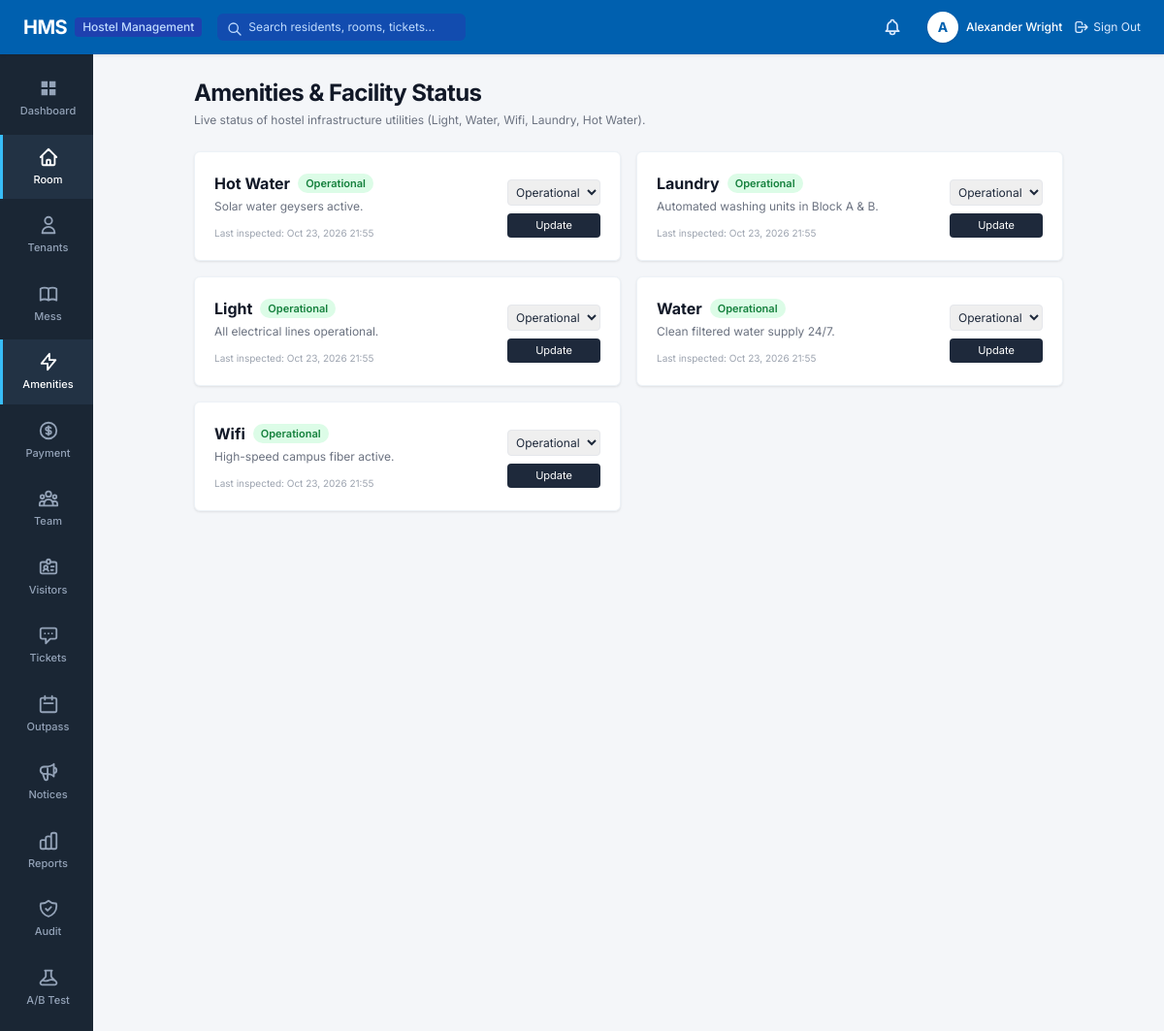
Page /rooms/amenities/ (signed in) on the committed database.
### apps/accounts/models.py (models this page shows, shortened)
class User(AbstractUser):
    class Role(models.TextChoices):
        ADMIN = 'ADMIN', 'System Administrator'
        WARDEN = 'WARDEN', 'Hostel Manager / Warden'
        ACCOUNTS = 'ACCOUNTS', 'Accounts Staff'
        MAINTENANCE = 'MAINTENANCE', 'Maintenance Staff'
        RESIDENT = 'RESIDENT', 'Resident'
    role = models.CharField(
        max_length=20,
        choices=Role.choices,
        default=Role.RESIDENT,
        help_text="Designates the user's role and permission scope in HMS."
    )
    phone_number = models.CharField(max_length=20, blank=True, null=True)
    profile_picture = models.ImageField(upload_to='profiles/', blank=True, null=True)
    class Meta:
        verbose_name = 'User'
        verbose_name_plural = 'Users'
        ordering = ['username']
    @property
    def is_admin_user(self):
        return self.role == self.Role.ADMIN or self.is_superuser
    @property
    def is_resident(self):
        return self.role == self.Role.RESIDENT
    @property
    def is_staff_member(self):
        return self.role in [self.Role.ADMIN, self.Role.WARDEN, self.Role.ACCOUNTS, self.Role.MAINTENANCE]

### apps/rooms/models.py (models this page shows, shortened)
class Amenity(models.Model):
    class Status(models.TextChoices):
        OPERATIONAL = 'OPERATIONAL', 'Operational'
        DEGRADED = 'DEGRADED', 'Minor Issue'
        OUTAGE = 'OUTAGE', 'Outage / Maintenance'
    name = models.CharField(max_length=100, unique=True, help_text="e.g. Light, Water, Wifi, Laundry, Hot Water")
    icon = models.CharField(max_length=50, default='lightbulb', help_text="Icon identifier")
    status = models.CharField(max_length=20, choices=Status.choices, default=Status.OPERATIONAL)
    description = models.CharField(max_length=255, blank=True)
    last_inspected = models.DateTimeField(auto_now=True)
    class Meta:
        verbose_name_plural = 'Amenities'
        ordering = ['name']

### apps/rooms/views.py (the view)
# urls.py: path('amenities/', views.amenity_list_view, name='amenity_list'),
@login_required
def amenity_list_view(request):
    amenities = Amenity.objects.all()
    return render(request, 'rooms/amenity_list.html', {'amenities': amenities})

### apps/notifications/context_processors.py (called while the page is built)
def notifications_context(request):
    if request.user.is_authenticated:
        unread_count = InAppNotification.objects.filter(recipient=request.user, is_read=False).count()
        recent_notifs = InAppNotification.objects.filter(recipient=request.user).order_by('-created_at')[:5]
        return {
            'unread_notifications_count': unread_count,
            'recent_notifications': recent_notifs,
        }
    return {
        'unread_notifications_count': 0,
        'recent_notifications': [],
    }

### templates/rooms/amenity_list.html (shortened to what this page needs)
{% extends 'base.html' %}
{% block content %}
<div class="max-w-4xl mx-auto space-y-6">
    <div class="flex items-center justify-between">
        <div>
            <h1 class="text-2xl font-bold tracking-tight text-gray-900">Amenities & Facility Status</h1>
            <p class="text-xs text-gray-500 mt-1">Live status of hostel infrastructure utilities (Light, Water, Wifi, Laundry, Hot Water).</p>
        </div>
    </div>
    <div class="grid grid-cols-1 md:grid-cols-2 gap-4">
        {% for amenity in amenities %}
        <div class="hms-card p-5 flex items-start justify-between">
            <div class="space-y-1">
                <div class="flex items-center space-x-2">
                    <span class="font-bold text-gray-900 text-base">{{ amenity.name }}</span>
                    {% if amenity.status == 'OPERATIONAL' %}
                    <span class="badge badge-success">Operational</span>
                    {% elif amenity.status == 'DEGRADED' %}
                    <span class="badge badge-warning">Minor Issue</span>
                    {% else %}
                    <span class="badge badge-danger">Outage / In Maintenance</span>
                    {% endif %}
                </div>
                <p class="text-xs text-gray-500">{{ amenity.description|default:"All facility checks normal." }}</p>
                <div class="text-[10px] text-gray-400 pt-2">Last inspected: {{ amenity.last_inspected|date:"M d, Y H:i" }}</div>
            </div>
            {% if request.user.is_staff_member %}
            <form method="POST" action="{% url 'rooms:amenity_toggle' amenity.id %}" class="flex flex-col space-y-2">
                <select name="status" class="text-xs border rounded p-1">
                    <option value="OPERATIONAL" {% if amenity.status == 'OPERATIONAL' %}selected{% endif %}>Operational</option>
                </select>
                <button type="submit" class="px-2.5 py-1 bg-slate-800 text-white text-[11px] rounded hover:bg-slate-700">
                    Update
                </button>
            </form>
            {% endif %}
        </div>
        {% endfor %}
    </div>
</div>
{% endblock %}

### templates/base.html (shortened to what this page needs)
{% load static %}
<!DOCTYPE html>
<html lang="en">
<head>
    <script src="https://cdn.tailwindcss.com"></script>
    <link rel="stylesheet" href="{% static 'css/hms.css' %}">
</head>
<body class="bg-[#f4f6f9] text-[#1e293b] flex flex-col min-h-screen">
    <header class="hms-header flex items-center justify-between px-6 text-white sticky top-0 z-50">
        <div class="flex items-center space-x-4">
            <a href="{% url 'accounts:dashboard' %}" class="flex items-center space-x-2 text-white hover:opacity-90 transition">
                <span class="text-xl font-bold tracking-tight">HMS</span>
                <span class="text-xs bg-blue-800 text-blue-200 px-2 py-0.5 rounded font-medium">Hostel Management</span>
            </a>
            <form action="{% url 'reports:global_search' %}" method="GET" class="hidden md:flex items-center ml-6">
                <div class="relative">
                    <input type="text" name="q" placeholder="Search residents, rooms, tickets..."
                           class="bg-blue-800/60 text-white placeholder-blue-200 text-xs rounded-md px-3 py-1.5 pl-8 focus:outline-none focus:ring-1 focus:ring-white w-64 transition">
                    <svg class="w-4 h-4 text-blue-200 absolute left-2.5 top-2" fill="none" stroke="currentColor" viewBox="0 0 24 24">
                        <path stroke-linecap="round" stroke-linejoin="round" stroke-width="2" d="M21 21l-6-6m2-5a7 7 0 11-14 0 7 7 0 0114 0z"></path>
                    </svg>
                </div>
            </form>
        </div>
        <div class="flex items-center space-x-5">
            <a href="{% url 'notifications:notification_list' %}" class="relative p-1.5 text-blue-100 hover:text-white hover:bg-blue-800 rounded-full transition" title="Notifications">
            </a>
            <div class="flex items-center space-x-3">
                <a href="{% url 'accounts:profile' %}" class="flex items-center space-x-2 text-white hover:opacity-90">
                    <div class="w-8 h-8 rounded-full bg-white text-hmsblue font-bold flex items-center justify-center text-sm shadow">
                        {{ request.user.first_name|default:request.user.username|make_list|first|upper }}
                    </div>
                    <span class="hidden sm:inline text-xs font-medium">{{ request.user.get_full_name|default:request.user.username }}</span>
                </a>
                <a href="{% url 'accounts:logout' %}" class="text-xs text-blue-100 hover:text-white hover:underline flex items-center space-x-1 ml-2">
                    <svg class="w-4 h-4" fill="none" stroke="currentColor" viewBox="0 0 24 24">
                        <path stroke-linecap="round" stroke-linejoin="round" stroke-width="2" d="M17 16l4-4m0 0l-4-4m4 4H7m6 4v1a3 3 0 01-3 3H6a3 3 0 01-3-3V7a3 3 0 013-3h4a3 3 0 013 3v1"></path>
                    </svg>
                    <span>Sign Out</span>
                </a>
            </div>
        </div>
    </header>
    <div class="flex flex-1">
        <aside class="hms-sidebar flex flex-col py-3 select-none">
            <nav class="space-y-1">
                <a href="{% url 'accounts:dashboard' %}" class="hms-nav-item {% if request.resolver_match.app_name == 'accounts' and request.resolver_match.url_name == 'hostel_dashboard' %}active{% endif %}">
                    <svg fill="currentColor" viewBox="0 0 24 24">
                        <path d="M4 4h7v7H4V4zm9 0h7v7h-7V4zm-9 9h7v7H4v-7zm9 0h7v7h-7v-7z"/>
                    </svg>
                    <span>Dashboard</span>
                </a>
                <a href="{% url 'rooms:room_list' %}" class="hms-nav-item {% if request.resolver_match.app_name == 'rooms' %}active{% endif %}">
                    <svg fill="none" stroke="currentColor" stroke-width="2" viewBox="0 0 24 24">
                        <path stroke-linecap="round" stroke-linejoin="round" d="M3 12l2-2m0 0l7-7 7 7M5 10v10a1 1 0 001 1h3m10-11l2 2m-2-2v10a1 1 0 01-1 1h-3m-6 0a1 1 0 001-1v-4a1 1 0 011-1h2a1 1 0 011 1v4a1 1 0 001 1m-6 0h6"/>
                    </svg>
                    <span>Room</span>
                </a>
                {% if not request.user.is_resident %}
                <a href="{% url 'residents:resident_list' %}" class="hms-nav-item {% if request.resolver_match.app_name == 'residents' and request.resolver_match.url_name != 'resident_dashboard' %}active{% endif %}">
                    <svg fill="none" stroke="currentColor" stroke-width="2" viewBox="0 0 24 24">
                        <path stroke-linecap="round" stroke-linejoin="round" d="M16 7a4 4 0 11-8 0 4 4 0 018 0zM12 14a7 7 0 00-7 7h14a7 7 0 00-7-7z"/>
                    </svg>
                    <span>Tenants</span>
                </a>
                {% endif %}
                <a href="{% url 'dining:meal_menu' %}" class="hms-nav-item {% if request.resolver_match.app_name == 'dining' %}active{% endif %}">
                    <span>Mess</span>
                </a>
                <a href="{% url 'rooms:amenity_list' %}" class="hms-nav-item {% if request.resolver_match.url_name == 'amenity_list' %}active{% endif %}">
                    <svg fill="none" stroke="currentColor" stroke-width="2" viewBox="0 0 24 24">
                        <path stroke-linecap="round" stroke-linejoin="round" d="M13 10V3L4 14h7v7l9-11h-7z"/>
                    </svg>
                    <span>Amenities</span>
                </a>
                <a href="{% url 'finance:payment_list' %}" class="hms-nav-item {% if request.resolver_match.app_name == 'finance' %}active{% endif %}">
                    <svg fill="none" stroke="currentColor" stroke-width="2" viewBox="0 0 24 24">
                        <path stroke-linecap="round" stroke-linejoin="round" d="M12 8c-1.657 0-3 .895-3 2s1.343 2 3 2 3 .895 3 2-1.343 2-3 2m0-8c1.11 0 2.08.402 2.599 1M12 8V7m0 1v8m0 0v1m0-1c-1.11 0-2.08-.402-2.599-1M21 12a9 9 0 11-18 0 9 9 0 0118 0z"/>
                    </svg>
                    <span>Payment</span>
                </a>
                {% if request.user.is_admin_user %}
                <a href="{% url 'accounts:user_list' %}" class="hms-nav-item {% if request.resolver_match.url_name == 'user_list' %}active{% endif %}">
                    <span>Team</span>
                </a>
                {% endif %}
                <a href="{% url 'visitors:visitor_list' %}" class="hms-nav-item {% if request.resolver_match.app_name == 'visitors' %}active{% endif %}">
                    <span>Visitors</span>
                </a>
                <a href="{% url 'complaints:complaint_list' %}" class="hms-nav-item {% if request.resolver_match.app_name == 'complaints' %}active{% endif %}">
                    <svg fill="none" stroke="currentColor" stroke-width="2" viewBox="0 0 24 24">
                        <path stroke-linecap="round" stroke-linejoin="round" d="M8 10h.01M12 10h.01M16 10h.01M9 16H5a2 2 0 01-2-2V6a2 2 0 012-2h14a2 2 0 012 2v8a2 2 0 01-2 2h-5l-5 5v-5z"/>
                    </svg>
                    <span>Tickets</span>
                </a>
                <a href="{% url 'attendance:outpass_list' %}" class="hms-nav-item {% if request.resolver_match.app_name == 'attendance' %}active{% endif %}">
                    <svg fill="none" stroke="currentColor" stroke-width="2" viewBox="0 0 24 24">
                        <path stroke-linecap="round" stroke-linejoin="round" d="M8 7V3m8 4V3m-9 8h10M5 21h14a2 2 0 002-2V7a2 2 0 00-2-2H5a2 2 0 00-2 2v12a2 2 0 002 2z"/>
                    </svg>
                    <span>Outpass</span>
                </a>
                <a href="{% url 'notices:notice_list' %}" class="hms-nav-item {% if request.resolver_match.app_name == 'notices' %}active{% endif %}">
                    <span>Notices</span>
                </a>
                {% if not request.user.is_resident %}
                <a href="{% url 'reports:reports_overview' %}" class="hms-nav-item {% if request.resolver_match.app_name == 'reports' %}active{% endif %}">
                    <span>Reports</span>
                </a>
                {% endif %}
                {% if request.user.is_admin_user %}
                <a href="{% url 'audit:audit_list' %}" class="hms-nav-item {% if request.resolver_match.app_name == 'audit' %}active{% endif %}">
                    <span>Audit</span>
                </a>
                <a href="{% url 'abtesting:ab_dashboard' %}" class="hms-nav-item {% if request.resolver_match.app_name == 'abtesting' %}active{% endif %}">
                    <span>A/B Test</span>
                </a>
                {% endif %}
            </nav>
        </aside>
        <main class="hms-main-content">
            {% block content %}{% endblock %}
        </main>
    </div>
</body>
</html>

### static/css/hms.css (style rules this page uses)
:root { --hms-blue-header: #0060af; --hms-blue-hover: #005096; --hms-sidebar-bg: #1a2634; --hms-sidebar-hover: #223244; --hms-sidebar-active: #0060af; --hms-page-bg: #f4f6f9; --hms-card-bg: #ffffff; --hms-text-main: #1e293b; --hms-text-muted: #64748b; --hms-green: #16a34a; --hms-red: #dc2626; --hms-amber: #d97706; }
body { background-color: var(--hms-page-bg); color: var(--hms-text-main); font-family: 'Inter', -apple-system, BlinkMacSystemFont, "Segoe UI", Roboto, sans-serif; margin: 0; padding: 0; min-height: 100vh; }
.hms-header { background-color: var(--hms-blue-header); height: 56px; box-shadow: 0 1px 3px rgba(0, 0, 0, 0.1); }
.hms-sidebar { background-color: var(--hms-sidebar-bg); width: 96px; min-height: calc(100vh - 56px); transition: width 0.2s ease; }
.hms-nav-item { display: flex; flex-direction: column; align-items: center; justify-content: center; padding: 12px 6px; color: #94a3b8; text-decoration: none; font-size: 11px; font-weight: 500; transition: all 0.15s ease-in-out; border-left: 3px solid transparent; }
.hms-nav-item.active { color: #ffffff; background-color: var(--hms-sidebar-hover); border-left: 3px solid #38bdf8; }
.hms-nav-item svg { width: 22px; height: 22px; margin-bottom: 4px; }
.hms-main-content { background-color: var(--hms-page-bg); flex: 1; padding: 24px 32px; }
.hms-card { background: #ffffff; border-radius: 6px; box-shadow: 0 1px 3px rgba(0, 0, 0, 0.06), 0 1px 2px rgba(0, 0, 0, 0.04); padding: 20px; border: 1px solid #edf2f7; }
.badge { display: inline-flex; align-items: center; padding: 2px 8px; border-radius: 9999px; font-size: 11px; font-weight: 600; }
.badge-success { background-color: #dcfce7; color: #15803d; }

### rows in the picture
User: user.first_name|make_list "A", user.get_full_name "Alexander Wright"
Amenity: name "Hot Water", shows "Operational", description "Solar water geysers active.", last_inspected "Oct 23, 2026 21:55", status "Operational"
Amenity: name "Laundry", shows "Operational", description "Automated washing units in Block A & B.", last_inspected "Oct 23, 2026 21:55", status "Operational"
Amenity: name "Light", shows "Operational", description "All electrical lines operational.", last_inspected "Oct 23, 2026 21:55", status "Operational"
Amenity: name "Water", shows "Operational", description "Clean filtered water supply 24/7.", last_inspected "Oct 23, 2026 21:55", status "Operational"
Amenity: name "Wifi", shows "Operational", description "High-speed campus fiber active.", last_inspected "Oct 23, 2026 21:55", status "Operational"
